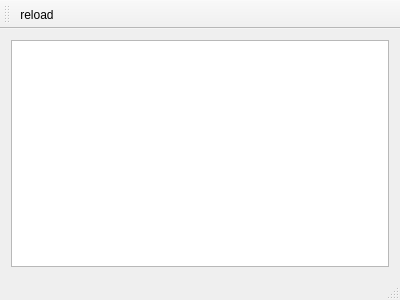
<?xml version="1.0" encoding="UTF-8"?>
<ui version="4.0">
 <class>MainWindow</class>
 <widget class="QMainWindow" name="MainWindow">
  <property name="geometry">
   <rect>
    <x>0</x>
    <y>0</y>
    <width>400</width>
    <height>300</height>
   </rect>
  </property>
  <property name="windowTitle">
   <string>MainWindow</string>
  </property>
  <widget class="QWidget" name="centralWidget">
   <layout class="QHBoxLayout" name="horizontalLayout">
    <item>
     <widget class="QTextEdit" name="textEdit"/>
    </item>
   </layout>
  </widget>
  <widget class="QMenuBar" name="menuBar">
   <property name="geometry">
    <rect>
     <x>0</x>
     <y>0</y>
     <width>400</width>
     <height>20</height>
    </rect>
   </property>
  </widget>
  <widget class="QToolBar" name="mainToolBar">
   <attribute name="toolBarArea">
    <enum>TopToolBarArea</enum>
   </attribute>
   <attribute name="toolBarBreak">
    <bool>false</bool>
   </attribute>
   <addaction name="actionReload"/>
  </widget>
  <widget class="QStatusBar" name="statusBar"/>
  <action name="actionReload">
   <property name="text">
    <string>reload</string>
   </property>
   <property name="shortcut">
    <string>Ctrl+R</string>
   </property>
  </action>
 </widget>
 <layoutdefault spacing="6" margin="11"/>
 <resources/>
 <connections/>
</ui>
